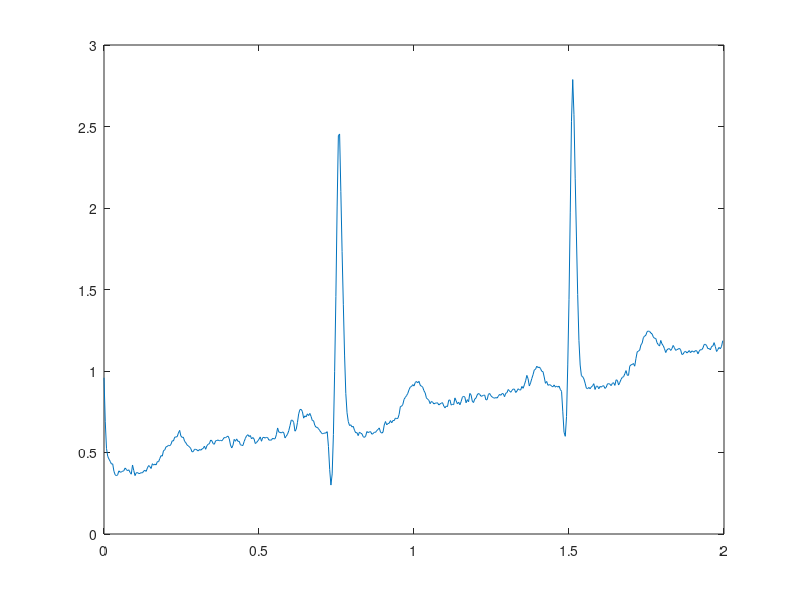

The MATLAB script that drew this image: (Note: this script raises an error after producing the figure.)
% LINREG2.M
%   Peter N Dobbs 12/7/2015

clear all
close all

a = load('ekg2.txt');

t = a(:,1);
v = a(:,2);
plot(t,v);

[m,b,r2] = linregress(t,v);
